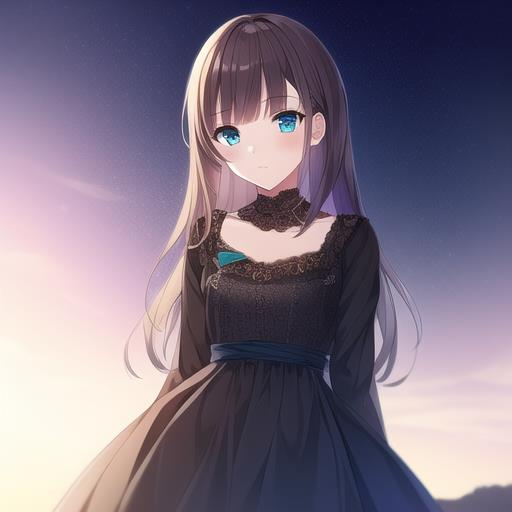
#> input picture test.png, 512 x 512 px
$ python img_sharing.py
#> lines starting #> are read from the running program, lines starting #| are printed output that depends on the picture
from PIL import Image
import numpy as np
from Crypto.Util.number import *
path = "test.png"

def image_read(path):#读取图像数据
    img = Image.open(path)
    img_array = np.asarray(img)
    return img_array.flatten(), img_array.shape
    #返回图像的一维数组和图像维度

def polynomial(img, n, r):#Shamir秘密共享方案，通过多项式生成影子图像
    num_pixels = img.shape[0]
    coef = np.random.randint(low=0, high=257, size=(num_pixels, r - 1))
    gen_imgs = []
    for i in range(1, n + 1):
        base = np.array([i ** j for j in range(1, r)])
        base = np.matmul(coef, base)
        img_ = img + base
        img_ = img_ % 257
        gen_imgs.append(img_)
    return np.array(gen_imgs)

def lagrange(x, y, num_points, x_test):#拉格朗日插值计算
    # 所有的基函数值，每个元素代表一个基函数的值
    l = np.zeros(shape=(num_points,))
    # 计算第k个基函数的值
    for k in range(num_points):
        # 乘法时必须先有一个值
        l[k] = 1
        # 计算第k个基函数中第k_个项（每一项：分子除以分母）
        for k_ in range(num_points):
            if k != k_:
                # 基函数需要通过连乘得到,k!=k_(即分母不为0)
                inver = inverse(int(x[k] - x[k_]), 257)
                l[k] = l[k] * (x_test - x[k_]) * inver
            else:
                continue
    L = 0
    for i in range(num_points):
        # 求所有基函数值的和
        L += y[i] * l[i]
    return L

def decode_from_secret(imgs, index, r, n):#将影子图像转化为原图像
    assert imgs.shape[0] >= r
    x = np.array(index)
    dim = imgs.shape[1]
    img = []
    for i in range(dim):
        y = imgs[:, i]
        # y为图像数组里第i个元素
        pixel = lagrange(x, y, r, 0) % 257
        img.append(pixel)
    return np.array(img)

def redundancy(imgs):#往影子图像中加冗余保证无损图像秘密共享，此处为增加一倍冗余
    temp = []
    for i in range(len(imgs)):
        arr1 = np.random.randint(low=1, high=256, size=(len(imgs[i])))
        arr1 = np.where(imgs[i] != 256, arr1, 0)
        img_temp = np.append(imgs[i], arr1)
        temp.append(img_temp)
    temp = np.array(temp)
    return temp

def eliminate(input_imgs):#除去影子图像的冗余
    ia = []
    for i in range(len(input_imgs)):
        b = input_imgs[i][:len(input_imgs[i]) // 2]
        c = input_imgs[i][len(input_imgs[i]) // 2:]
        b = np.where(c == 0, 256, b)
        ia.append(b)
    ia = np.array(ia)
    return ia

if __name__ == "__main__":
    print("请输入所要实现的门限方案(r,n)")
    r = int(input("r: "))
#> the answer given: 3
    n = int(input("n: "))
#> the answer given: 3
    img_flattened, shape = image_read(path)
#> in image_read, img is the input picture: PIL image 512x512 RGB; mean R, G, B 127.1, 115.3, 132
#> shape = (512, 512, 3)
    gen_imgs = polynomial(img_flattened, n = n, r = r)
#> after the loop in polynomial, `for i in range(1, n + 1):`: gen_imgs = 3 items
    gen_imgs = redundancy(gen_imgs)
#> the loop in redundancy, `for i in range(len(imgs)):` made 3 passes
    to_save = []
    for i in range(len(gen_imgs)):
        a = gen_imgs[i].reshape((shape[0], 2 * shape[1], shape[2]))
        to_save.append(a)
#> this loop made 3 passes
#> pass 1, `a = gen_imgs[i].reshape((shape[0], 2 * shape[1], shape[2]))`:
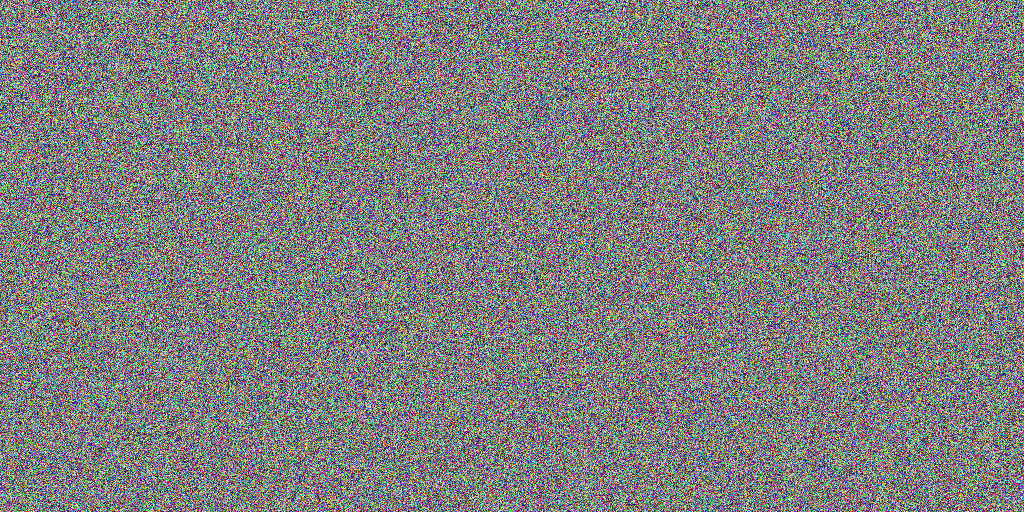
#> a: shape (512, 1024, 3) int64; mean of channels 0, 1, 2 127.6, 127.8, 127.7; drawn with min black and max white
#> pass 2, `a = gen_imgs[i].reshape((shape[0], 2 * shape[1], shape[2]))`:
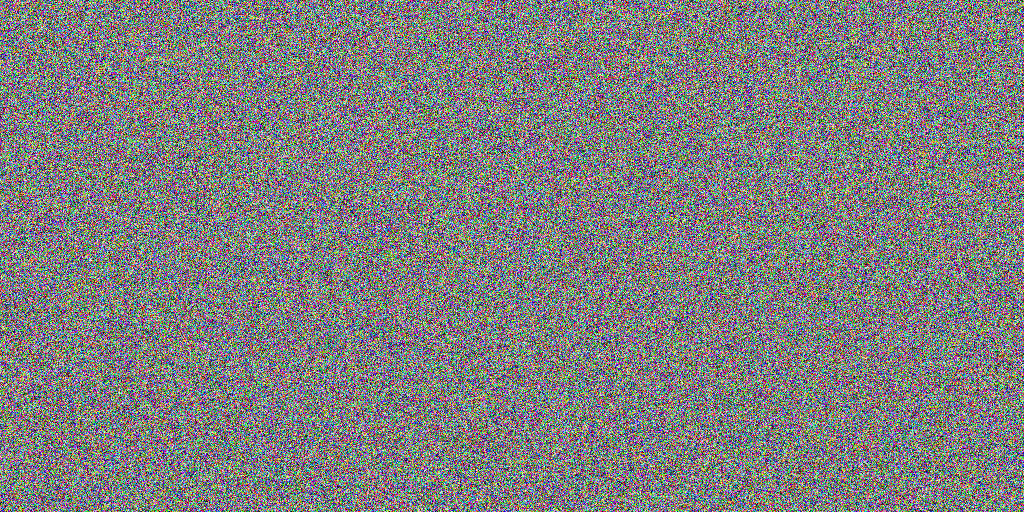
#> a: shape (512, 1024, 3) int64; mean of channels 0, 1, 2 127.7, 127.8, 127.8; drawn with min black and max white
#> pass 3, `a = gen_imgs[i].reshape((shape[0], 2 * shape[1], shape[2]))`:
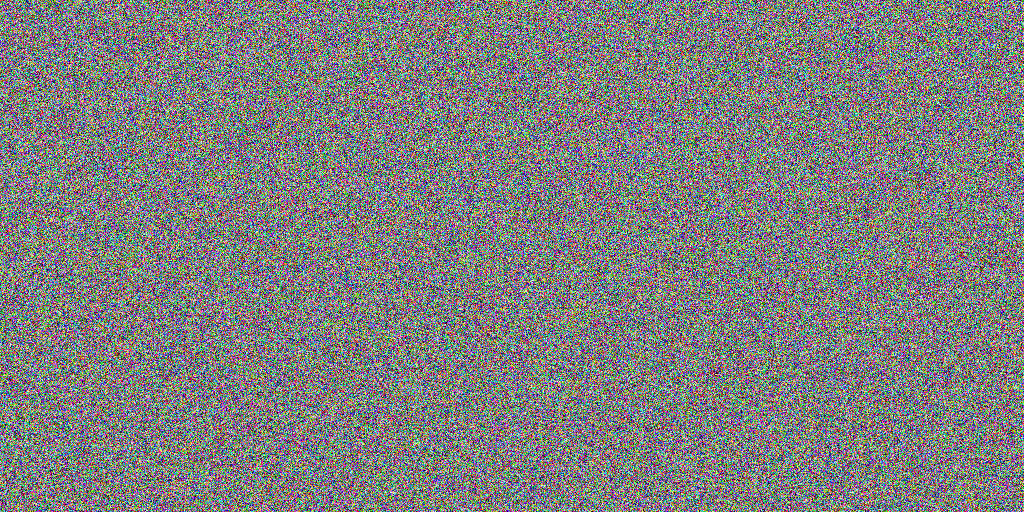
#> a: shape (512, 1024, 3) int64; mean of channels 0, 1, 2 127.6, 127.9, 127.6; drawn with min black and max white
#> after the loop, to_save = 3 items
    to_save = np.array(to_save)
    for i, img in enumerate(to_save):#保存影子图像
        Image.fromarray(img.astype(np.uint8)).save("test_{}.png".format(i + 1))
    print("影子图像保存完成")
    print("输入拟用来恢复原图的影子图像序号，每输入一个数字用回车隔开")
    num_list = []
    for i in range(r):#确定哪些是用来还原的影子图像
        num = int(input())
        num_list.append(num)
    input_imgs = []
    shadow_imgs = []
    shadow_shape = ()
    for i in range(n):
        img, _ = image_read("test_{}.png".format(i + 1))
        shadow_imgs.append(img)
    shadow_imgs = np.array(shadow_imgs)
    shadow_imgs = eliminate(shadow_imgs)
#> the loop in eliminate, `for i in range(len(input_imgs)):` made 3 passes
    hint = "这次使用影子图像"
    for i in num_list:
        input_imgs.append(shadow_imgs[i - 1])
        hint += str(i) + "、"
#> after the loop, hint = '这次使用影子图像3、3、3、'; input_imgs = 3 items
    hint = hint.strip('、') + '恢复原图像'
#> hint = '这次使用影子图像3、3、3恢复原图像'
    print(hint)
#| 这次使用影子图像3、3、3恢复原图像
    _, shadow_shape = image_read("test_1.png")
#> shadow_shape = (512, 1024, 3)
    origin_shape = (shadow_shape[0], shadow_shape[1] // 2, shadow_shape[2])
#> origin_shape = (512, 512, 3)
    #获取原图尺寸
    print("还原图像中")
    origin_img = decode_from_secret(np.array(input_imgs),num_list, r=r, n=n)
#> the loop in decode_from_secret, `for i in range(dim):` made 1 pass
#> y on pass 1: [244, 244, 244]
#> after the loop in decode_from_secret, `for i in range(dim):`: img = []
#> (the run stopped early here; a loop or call above may not have finished)
